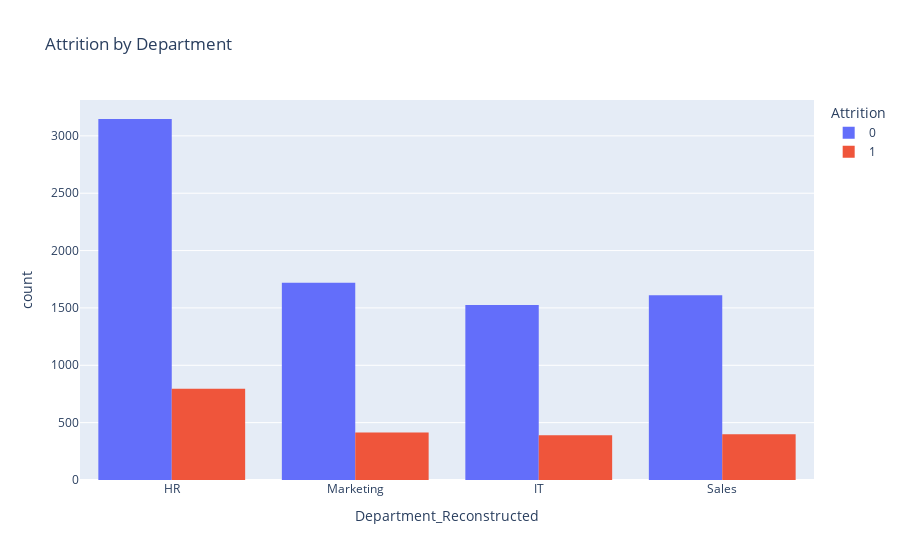
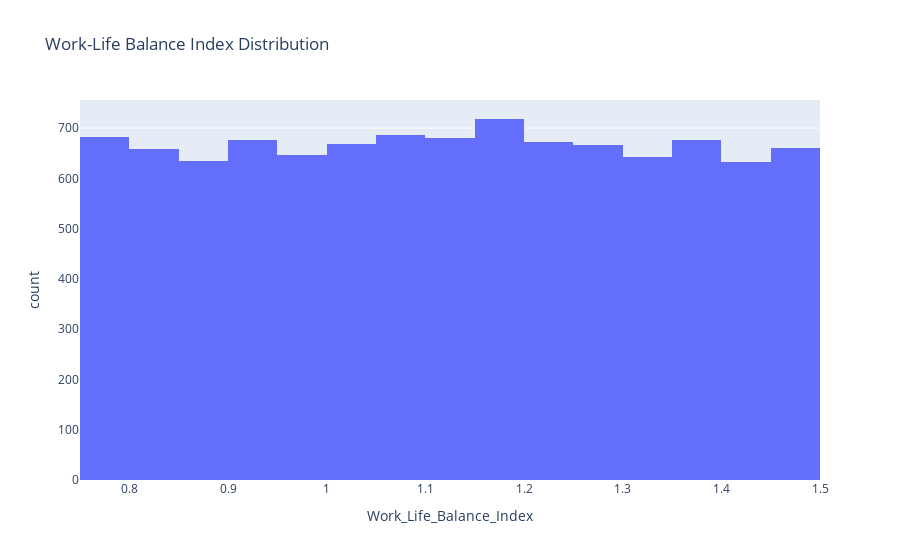

Notebook cell for these charts, in order:
### Markdown cell above
- Most attrition happens in the first 5 years, showing new hires are more likely to leave.  
- Employees with 11+ years also show notable attrition, possibly due to burnout or retirement.

### Code cell
import plotly.express as px

fig = px.histogram(df, x="Department_Reconstructed", color="Attrition",
                   barmode="group", title="Attrition by Department")

fig.show()

fig = px.histogram(df, x="Work_Life_Balance_Index", nbins=30, 
                   title="Work-Life Balance Index Distribution")
fig.show()

### Figure 1 — Plotly figure (JSON) as saved in the notebook; plotly's stock layout.template omitted (floating-point values rounded to 4 significant figures; data arrays with more than 128 entries replaced by an {"elided": "..."} marker saying what was removed)
{"data": [{"alignmentgroup": "True", "bingroup": "x", "hovertemplate": "Attrition=0<br>Department_Reconstructed=%{x}<br>count=%{y}<extra></extra>", "legendgroup": "0", "marker": {"color": "#636efa", "pattern": {"shape": ""}}, "name": "0", "offsetgroup": "0", "orientation": "v", "showlegend": true, "type": "histogram", "x": {"elided": "8003 str values"}, "xaxis": "x", "yaxis": "y"}, {"alignmentgroup": "True", "bingroup": "x", "hovertemplate": "Attrition=1<br>Department_Reconstructed=%{x}<br>count=%{y}<extra></extra>", "legendgroup": "1", "marker": {"color": "#EF553B", "pattern": {"shape": ""}}, "name": "1", "offsetgroup": "1", "orientation": "v", "showlegend": true, "type": "histogram", "x": {"elided": "1997 str values"}, "xaxis": "x", "yaxis": "y"}], "layout": {"barmode": "group", "legend": {"title": {"text": "Attrition"}, "tracegroupgap": 0}, "title": {"text": "Attrition by Department"}, "xaxis": {"anchor": "y", "domain": [0, 1], "title": {"text": "Department_Reconstructed"}}, "yaxis": {"anchor": "x", "domain": [0, 1], "title": {"text": "count"}}}}

### Figure 2 — Plotly figure (JSON) as saved in the notebook; plotly's stock layout.template omitted (floating-point values rounded to 4 significant figures; data arrays with more than 128 entries replaced by an {"elided": "..."} marker saying what was removed)
{"data": [{"bingroup": "x", "hovertemplate": "Work_Life_Balance_Index=%{x}<br>count=%{y}<extra></extra>", "legendgroup": "", "marker": {"color": "#636efa", "pattern": {"shape": ""}}, "name": "", "nbinsx": 30, "orientation": "v", "showlegend": false, "type": "histogram", "x": {"elided": "10000 float values"}, "xaxis": "x", "yaxis": "y"}], "layout": {"barmode": "relative", "legend": {"tracegroupgap": 0}, "title": {"text": "Work-Life Balance Index Distribution"}, "xaxis": {"anchor": "y", "domain": [0, 1], "title": {"text": "Work_Life_Balance_Index"}}, "yaxis": {"anchor": "x", "domain": [0, 1], "title": {"text": "count"}}}}
